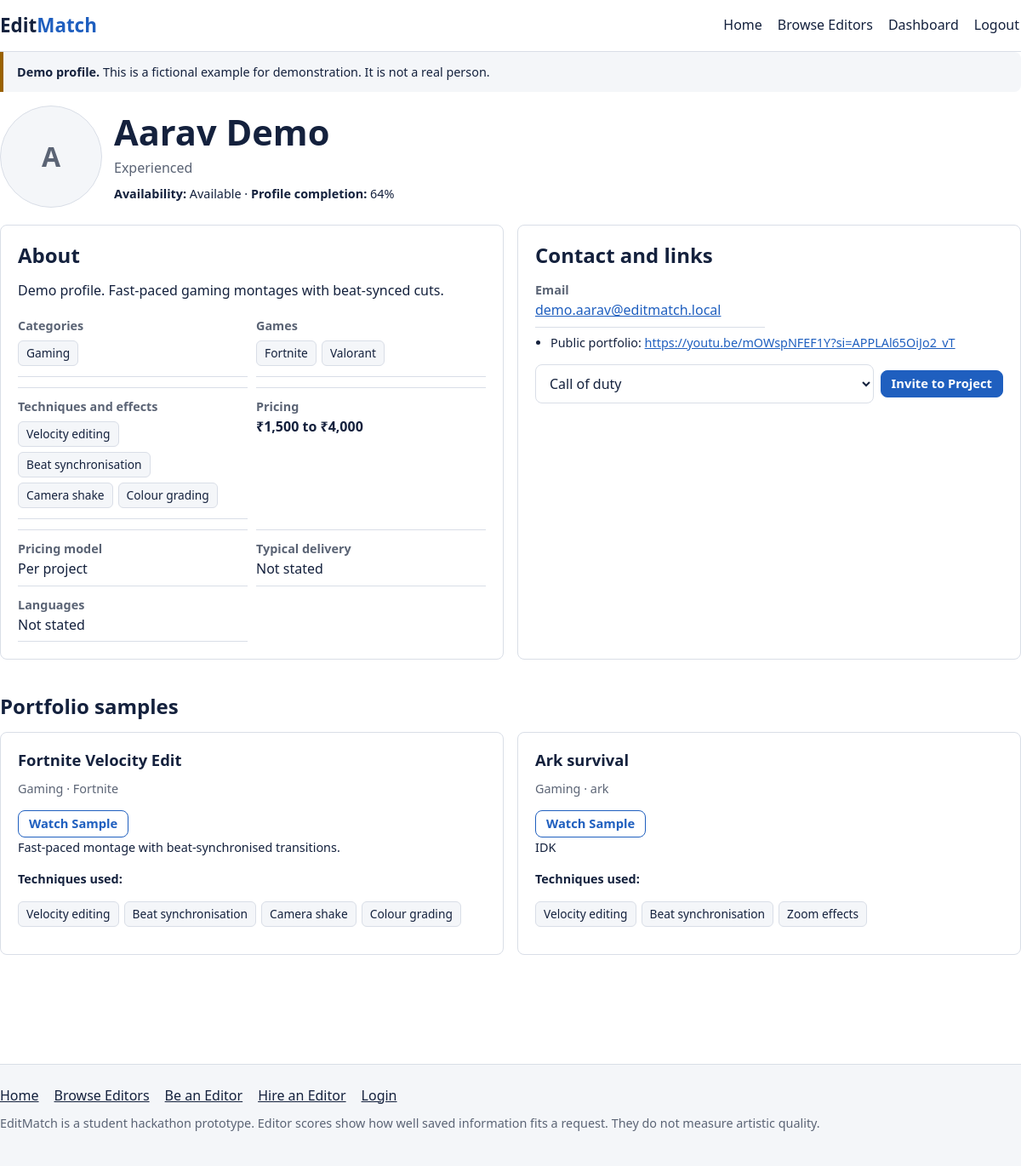
The page /editor/1 (signed in) on the database its author committed.
### tables this page shows
CREATE TABLE users (
    id INTEGER PRIMARY KEY AUTOINCREMENT,
    full_name TEXT NOT NULL,
    email TEXT NOT NULL UNIQUE,
    password_hash TEXT NOT NULL,
    role TEXT NOT NULL CHECK (role IN ('editor', 'client')),
    is_demo INTEGER NOT NULL DEFAULT 0,        -- 1 = fictional seed data
    created_at TEXT NOT NULL DEFAULT (datetime('now'))
);

CREATE TABLE editor_profiles (
    id INTEGER PRIMARY KEY AUTOINCREMENT,
    user_id INTEGER NOT NULL UNIQUE REFERENCES users(id) ON DELETE CASCADE,
    profile_photo TEXT NOT NULL DEFAULT '',
    bio TEXT NOT NULL DEFAULT '',
    city TEXT NOT NULL DEFAULT '',
    experience_level TEXT NOT NULL DEFAULT '',
    languages TEXT NOT NULL DEFAULT '',
    categories TEXT NOT NULL DEFAULT '',
    games TEXT NOT NULL DEFAULT '',
    skill_tags TEXT NOT NULL DEFAULT '',
    pricing_model TEXT NOT NULL DEFAULT '',
    minimum_price INTEGER,                      -- rupees; NULL means "not stated"
    maximum_price INTEGER,
    price_negotiable INTEGER NOT NULL DEFAULT 0,
    delivery_hours INTEGER,                     -- typical delivery time; NULL means "not stated"
    availability TEXT NOT NULL DEFAULT '',
    preferred_contact TEXT NOT NULL DEFAULT '',
    contact_email TEXT NOT NULL DEFAULT '',     -- private: only shown after an accepted invitation
    social_link TEXT NOT NULL DEFAULT '',
    youtube_link TEXT NOT NULL DEFAULT '',
    portfolio_website TEXT NOT NULL DEFAULT '',
    portfolio_url TEXT NOT NULL DEFAULT '',
    tinyfish_analysis_json TEXT,                -- facts extracted from the public portfolio
    tinyfish_analysis_status TEXT NOT NULL DEFAULT 'not_requested',
    tinyfish_last_checked TEXT,
    created_at TEXT NOT NULL DEFAULT (datetime('now')),
    updated_at TEXT NOT NULL DEFAULT (datetime('now'))
);

CREATE TABLE portfolio_samples (
    id INTEGER PRIMARY KEY AUTOINCREMENT,
    editor_id INTEGER NOT NULL REFERENCES editor_profiles(id) ON DELETE CASCADE,
    position INTEGER NOT NULL DEFAULT 1,
    title TEXT NOT NULL,
    category TEXT NOT NULL DEFAULT '',
    game TEXT NOT NULL DEFAULT '',
    description TEXT NOT NULL DEFAULT '',
    uploaded_video_path TEXT NOT NULL DEFAULT '',   -- file saved in static/uploads/videos
    external_video_url TEXT NOT NULL DEFAULT '',    -- a link the editor typed in
    skill_tags TEXT NOT NULL DEFAULT '',
    software_used TEXT NOT NULL DEFAULT '',
    created_at TEXT NOT NULL DEFAULT (datetime('now'))
);

### app.py (the view)
@app.route("/editor/<int:profile_id>")
def editor_profile(profile_id):
    rows = fetch_editor_profiles("WHERE ep.id = ?", (profile_id,))
    if not rows:
        abort(404)
    profile = rows[0]
    user = current_user()
    client_jobs = open_jobs_for_client(user["id"]) if user and user["role"] == "client" else []
    return render_template(
        "editor_profile.html", profile=profile, is_owner=bool(user and user["id"] == profile["user_id"]),
        show_contact=contact_visible_to(profile, user), client_jobs=client_jobs,
        completion=profile_completion(profile),
    )

### app.py (called while the page is built)
def current_user():
    if "user_id" not in session:
        return None
    if "current_user" not in g:
        g.current_user = database.get_db().execute(
            "SELECT * FROM users WHERE id = ?", (session["user_id"],)
        ).fetchone()
    return g.current_user

def dashboard_url_for(user):
    return url_for("editor_dashboard") if user["role"] == "editor" else url_for("client_dashboard")

def fetch_samples(editor_id):
    rows = database.get_db().execute(
        "SELECT * FROM portfolio_samples WHERE editor_id = ? ORDER BY position, id", (editor_id,)
    ).fetchall()
    samples = []
    for row in rows:
        sample = dict(row)
        sample["tag_list"] = matching.split_csv(sample["skill_tags"])
        samples.append(sample)
    return samples

def hydrate_profile(row):
    profile = dict(row)
    profile["category_list"] = matching.split_csv(profile["categories"])
    profile["game_list"] = matching.split_csv(profile["games"])
    profile["skill_list"] = matching.split_csv(profile["skill_tags"])
    profile["samples"] = fetch_samples(profile["id"])
    profile["analysis"] = json.loads(profile["tinyfish_analysis_json"]) if profile["tinyfish_analysis_json"] else None
    return profile

def fetch_editor_profiles(where="", params=(), limit=None):
    sql = (
        "SELECT ep.*, u.full_name, u.is_demo FROM editor_profiles ep "
        "JOIN users u ON u.id = ep.user_id " + where + " ORDER BY u.full_name"
    )
    if limit:
        sql += f" LIMIT {int(limit)}"
    rows = database.get_db().execute(sql, params).fetchall()
    return [hydrate_profile(row) for row in rows]

def profile_completion(profile):
    checks = [
        bool(profile["full_name"]), bool(profile["profile_photo"]), bool(profile["bio"]),
        bool(profile["category_list"]), bool(profile["skill_list"]),
        profile["minimum_price"] is not None, profile["maximum_price"] is not None,
        profile["delivery_hours"] is not None, bool(profile["contact_email"]),
        bool(profile["availability"]),
    ]
    field_share = sum(checks) / len(checks)
    sample_share = min(len(profile["samples"]), MAX_SAMPLES) / MAX_SAMPLES
    return round(100 * (0.6 * field_share + 0.4 * sample_share))

def open_jobs_for_client(client_id):
    return database.get_db().execute(
        "SELECT id, title FROM job_requests WHERE client_id = ? AND status NOT IN (?, ?) ORDER BY created_at DESC",
        (client_id, *CLOSED_JOB_STATUSES),
    ).fetchall()

### templates/editor_profile.html (shortened to what this page needs)
{% extends "base.html" %}
{% from "_macros.html" import tag_list, price_text, invite_form with context %}
{% block content %}
{% if profile.is_demo %}
  <div class="notice notice-warning small"><strong>Demo profile.</strong> This is a fictional example for demonstration. It is not a real person.</div>
{% endif %}
<div class="page-heading">
  <div class="editor-head">
    {% if profile.profile_photo %}
      <img class="avatar-large" src="{{ url_for('static', filename=profile.profile_photo) }}" alt="Photograph of {{ profile.full_name }}">
    {% else %}
      <div class="avatar-large" aria-hidden="true">{{ profile.full_name[0] }}</div>
    {% endif %}
    <div>
      <h1 style="margin-bottom:4px">{{ profile.full_name }}</h1>
      <p class="muted" style="margin:0">{{ profile.experience_level or 'Experience not stated' }}{% if profile.city %} · {{ profile.city }}{% endif %}</p>
      <p class="small" style="margin:6px 0 0"><strong>Availability:</strong> {{ profile.availability or 'Not stated' }} · <strong>Profile completion:</strong> {{ completion }}%</p>
    </div>
  </div>
</div>
<div class="grid-2">
  <div class="card">
    <h2>About</h2>
    <p>{{ profile.bio or 'No bio yet.' }}</p>
    <dl class="requirement-list">
      <div><dt>Categories</dt><dd>{{ tag_list(profile.category_list) }}</dd></div>
      <div><dt>Games</dt><dd>{{ tag_list(profile.game_list) }}</dd></div>
      <div><dt>Techniques and effects</dt><dd>{{ tag_list(profile.skill_list) }}</dd></div>
      <div><dt>Pricing</dt><dd class="price">{{ price_text(profile.minimum_price, profile.maximum_price) }}{% if profile.price_negotiable %} · negotiable{% endif %}</dd></div>
      <div><dt>Pricing model</dt><dd>{{ profile.pricing_model or 'Not stated' }}</dd></div>
      <div><dt>Typical delivery</dt><dd>{% if profile.delivery_hours %}{{ profile.delivery_hours }} hours{% else %}Not stated{% endif %}</dd></div>
      <div><dt>Languages</dt><dd>{{ profile.languages or 'Not stated' }}</dd></div>
    </dl>
  </div>
  <div class="card">
    <h2>Contact and links</h2>
    {% if show_contact %}
      <dl class="requirement-list">
        <div><dt>Email</dt><dd><a href="mailto:{{ profile.contact_email }}">{{ profile.contact_email }}</a></dd></div>
      </dl>
    {% else %}
      <p class="small muted">Contact details are private. They become visible to a client after the editor accepts that client's invitation.</p>
    {% endif %}
    <ul class="list-plain small">
      {% if profile.portfolio_url %}<li>Public portfolio: <a href="{{ profile.portfolio_url }}" rel="noopener noreferrer" target="_blank">{{ profile.portfolio_url }}</a></li>{% endif %}
    </ul>
    {% if not is_owner %}
      <div style="margin-top:14px">{{ invite_form(profile.id, client_jobs, url_for('editor_profile', profile_id=profile.id)) }}</div>
    {% endif %}
  </div>
</div>
<section style="margin-top:24px">
  <h2>Portfolio samples</h2>
  {% if profile.samples %}
    <div class="grid-2">
      {% for sample in profile.samples %}
        <article class="card sample-card">
          <h3>{{ sample.title }}</h3>
          <p class="small muted">{{ sample.category }}{% if sample.game %} · {{ sample.game }}{% endif %}{% if sample.software_used %} · {{ sample.software_used }}{% endif %}</p>
          {% if sample.uploaded_video_path %}
            <video controls preload="metadata" src="{{ url_for('static', filename=sample.uploaded_video_path) }}">Your browser cannot play this video format. Try an MP4 file.</video>
          {% elif sample.external_video_url %}
            <a class="btn btn-secondary btn-small" href="{{ sample.external_video_url }}" rel="noopener noreferrer" target="_blank">Watch Sample</a>
          {% else %}
            <p class="small muted">No video attached.</p>
          {% endif %}
          <p class="small">{{ sample.description }}</p>
          <p class="small"><strong>Techniques used:</strong></p>
          {{ tag_list(sample.tag_list) }}
        </article>
      {% endfor %}
    </div>
  {% else %}
    <div class="empty-state"><p>This editor has not added any samples yet.</p></div>
  {% endif %}
</section>
{% endblock %}

### templates/_macros.html (shortened to what this page needs)
{% macro tag_list(items) -%}
  <div class="tag-list">
    {% for item in items %}<span class="tag">{{ item }}</span>{% else %}<span class="muted small">Not stated</span>{% endfor %}
  </div>
{%- endmacro %}
{% macro price_text(minimum, maximum) -%}
  {% if minimum is not none and maximum is not none %}₹{{ '{:,}'.format(minimum) }} to ₹{{ '{:,}'.format(maximum) }}
  {%- elif minimum is not none %}From ₹{{ '{:,}'.format(minimum) }}
  {%- elif maximum is not none %}Up to ₹{{ '{:,}'.format(maximum) }}
  {%- else %}Price not stated{% endif %}
{%- endmacro %}
{% macro invite_form(profile_id, jobs, return_to, label="Invite to Project") -%}
  {% if current_user and current_user.role == 'client' %}
    {% if jobs %}
      <form method="post" action="{{ url_for('send_invitation') }}" class="invite-form">
        <select id="job-{{ profile_id }}" name="job_id" required>
          {% for job in jobs %}<option value="{{ job.id }}">{{ job.title }}</option>{% endfor %}
        </select>
        <button type="submit" class="btn btn-small" data-loading-text="Sending...">{{ label }}</button>
      </form>
    {% else %}
      <a class="btn btn-secondary btn-small" href="{{ url_for('hire_editor') }}">Create a project first</a>
    {% endif %}
  {% elif not current_user %}
    <a class="btn btn-secondary btn-small" href="{{ url_for('login') }}">Log in as a client to invite</a>
  {% endif %}
{%- endmacro %}

### static/css/style.css (style rules this page uses)
:root { --primary: #1f5fbf; --primary-dark: #17488f; --accent: #e07a1f; --text: #14213d; --muted: #5b6475; --bg: #ffffff; --bg-soft: #f4f6f9; --border: #d9dee7; --success: #1e7b45; --warning: #9a6200; --danger: #b42318; --radius: 8px; --gutter: 16px; --space: 16px; --max-width: auto; --font-body: system-ui, -apple-system, "Segoe UI", Roboto, Arial, sans-serif; --font-size-base: 16px; --h1-size: 2.1rem; --h2-size: 1.5rem; --h3-size: 1.15rem; }
* { box-sizing: border-box; }
html { font-size: var(--font-size-base); }
body { margin: 0; font-family: var(--font-body); color: var(--text); background: var(--bg); line-height: 1.6; }
h1, h2, h3 { line-height: 1.25; margin: 0 0 0.6em; }
h1 { font-size: var(--h1-size); }
h2 { font-size: var(--h2-size); }
h3 { font-size: var(--h3-size); }
p { margin: 0 0 1em; }
a { color: var(--primary); }
section { margin-bottom: 40px; }
.muted { color: var(--muted); }
.small { font-size: 0.9rem; }
.btn { display: inline-block; padding: 10px 18px; border-radius: var(--radius); border: 1px solid var(--primary); background: var(--primary); color: #fff; font: inherit; font-weight: 600; text-decoration: none; cursor: pointer; line-height: 1.2; }
.btn-secondary { background: transparent; color: var(--primary); }
.btn-small { padding: 6px 12px; font-size: 0.92rem; }
.card { background: var(--bg); border: 1px solid var(--border); border-radius: var(--radius); padding: 20px; margin-bottom: var(--space); }
.grid-2 { display: grid; gap: var(--space); grid-template-columns: 1fr; }
.page-heading { display: flex; flex-wrap: wrap; justify-content: space-between; align-items: flex-end; gap: 12px; margin-bottom: 20px; }
.page-heading p { margin: 0; }
.tag { display: inline-block; margin: 0 6px 6px 0; padding: 3px 9px; font-size: 0.86rem; border-radius: 6px; background: var(--bg-soft); border: 1px solid var(--border); }
.tag-list { margin: 6px 0; }
.notice { border-left: 4px solid var(--primary); background: var(--bg-soft); padding: 12px 16px; border-radius: 0 var(--radius) var(--radius) 0; margin-bottom: var(--space); }
.notice-warning { border-left-color: var(--warning); }
form { margin: 0; }
input[type="text"], input[type="email"], input[type="password"], input[type="number"], input[type="date"], input[type="url"], input[type="file"], select, textarea { width: 100%; padding: 10px 12px; font: inherit; color: var(--text); background: var(--bg); border: 1px solid var(--border); border-radius: var(--radius); }
.editor-card .avatar, .avatar-large { width: 72px; height: 72px; border-radius: 50%; object-fit: cover; background: var(--bg-soft); border: 1px solid var(--border); display: flex; align-items: center; justify-content: center; font-weight: 700; color: var(--muted); }
.avatar-large { width: 120px; height: 120px; font-size: 2rem; }
.editor-head { display: flex; gap: 14px; align-items: center; }
.price { font-weight: 700; }
.sample-card { margin-bottom: 16px; }
.list-plain { margin: 6px 0; padding-left: 18px; }
.invite-form { display: flex; flex-wrap: wrap; gap: 8px; align-items: center; }
.invite-form select { flex: 1 1 180px; }
.requirement-list { display: grid; gap: 10px; grid-template-columns: 1fr; margin: 0; }
.requirement-list div { border-bottom: 1px solid var(--border); padding-bottom: 6px; }
.requirement-list dt { font-weight: 600; font-size: 0.9rem; color: var(--muted); }
.requirement-list dd { margin: 0; }
@media (min-width: 640px) { .grid-2 { grid-template-columns: repeat(2, 1fr); } }
@media (min-width: 640px) { .requirement-list { grid-template-columns: repeat(2, 1fr); } }
@media (min-width: 900px) { :root { --h1-size: 2.6rem; } }

### rows shown on the page
users: full_name "A", full_name "Aarav Demo"
editor_profiles: experience_level "Experienced", availability "Available", bio "Demo profile. Fast-paced gaming montages with beat-synced cuts.", categories "Gaming", minimum_price "1,500", maximum_price "4,000", pricing_model "Per project", languages "Not stated", contact_email "demo.aarav@editmatch.local", portfolio_url "https://youtu.be/mOWspNFEF1Y?si=APPLAl65OiJo2_vT"
portfolio_samples: title "Fortnite Velocity Edit", category "Gaming", game "Fortnite", description "Fast-paced montage with beat-synchronised transitions.", items "Velocity editing" "Beat synchronisation" "Camera shake" "Colour grading"
portfolio_samples: title "Ark survival", category "Gaming", game "ark", description "IDK", items "Velocity editing" "Beat synchronisation" "Zoom effects"

### other values the page prints
{{ completion }} "64"
{{ item }} "Fortnite" "Valorant" "Velocity editing" "Beat synchronisation" "Camera shake" "Colour grading"
{{ label }} "Invite to Project"
form field job_id "Call of duty"
